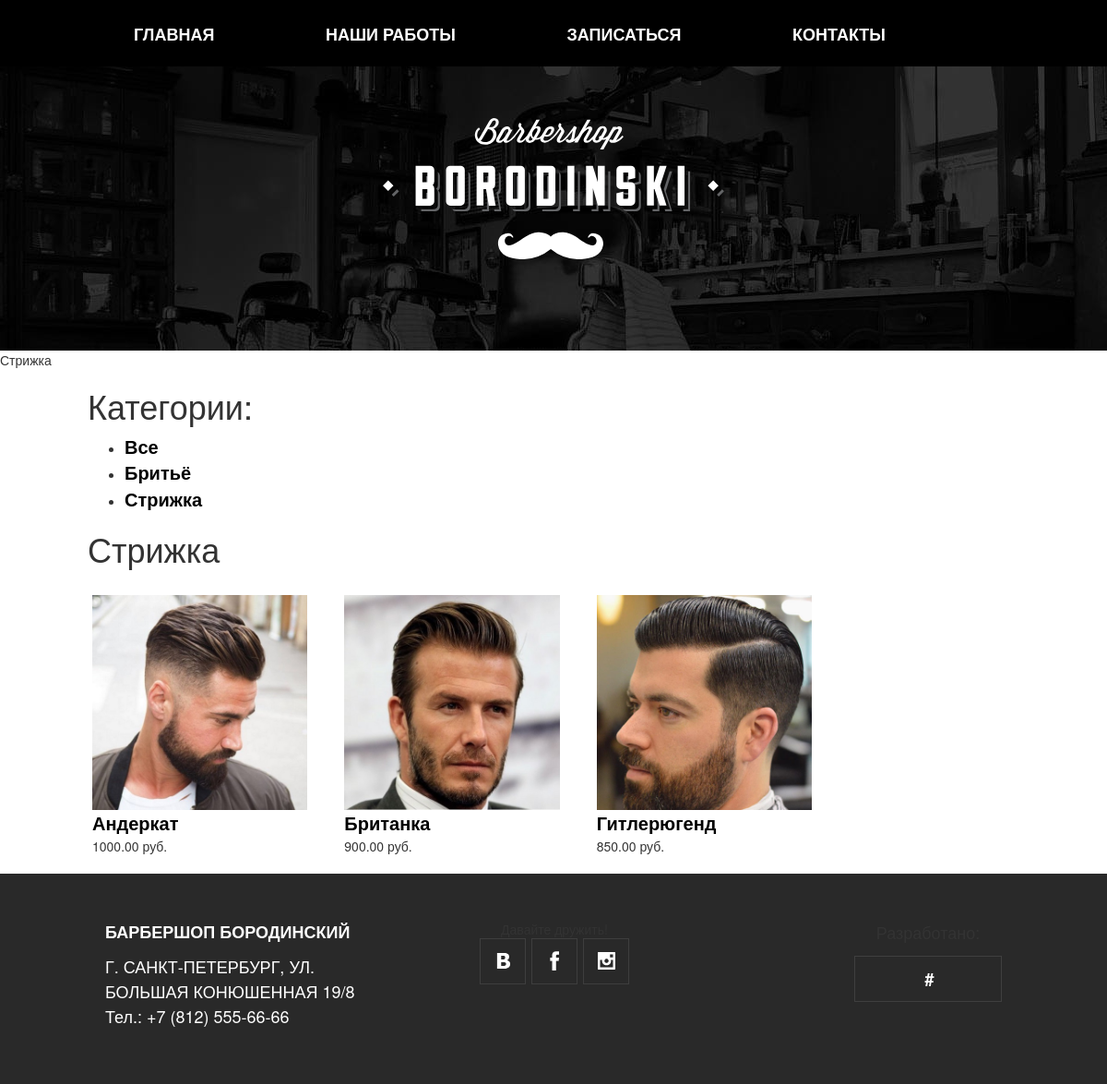
Page /work/strizhka/ on the committed database.
### work/models.py (models this page shows, shortened)
class Category(models.Model):
    name = models.CharField(max_length=200, db_index=True, verbose_name='Имя')
    slug = models.SlugField(max_length=200, db_index=True, unique=True)
    class Meta:
        ordering = ['name']
        verbose_name = 'Категория'
        verbose_name_plural = 'Категории'
    def get_absolute_url(self):
        return reverse('work:ProductListByCategory', args=[self.slug])

class Product(models.Model):
    category = models.ForeignKey(Category, related_name='products', verbose_name="Категория", on_delete=models.PROTECT)
    name = models.CharField(max_length=200, db_index=True, verbose_name="Название")
    slug = models.SlugField(max_length=200, db_index=True)
    image = models.ImageField(upload_to='products/%Y/%m/%d/', blank=True, verbose_name="Изображение товара")
    description = models.TextField(blank=True, verbose_name="Описание")
    price = models.DecimalField(max_digits=10, decimal_places=2, verbose_name="Цена")
    class Meta:
        ordering = ['name']
        index_together = [
            ['id', 'slug']
        ]
        verbose_name = 'Услуга'
        verbose_name_plural = 'Услуга'
    def get_absolute_url(self):
        return reverse('work:ProductDetail', args=[self.id, self.slug])

### work/views.py (the view)
# urls.py: url(r'^(?P<category_slug>[-\w]+)/$', views.ProductList, name='ProductListByCategory'),
def ProductList(request, category_slug=None):
    category = None
    categories = Category.objects.all()
    products = Product.objects.filter()
    if category_slug:
        category = get_object_or_404(Category, slug=category_slug)
        products = products.filter(category=category)
    return render(request, 'work/list.html', {
        'category': category,
        'categories': categories,
        'products': products
    })

### work/templates/work/list.html (shortened to what this page needs)
{% load static %}
<!DOCTYPE html>
<html lang="ru">
<head>
    <link href="{% static 'css/style3.min.css' %}" rel="stylesheet">
</head>
<body>
<header class="page-header">
    <div class="page-header__logo  page-header__logo--inner-page">
    <picture>
            <source media="(min-width: 1200px)" srcset= "{% static 'img/logotype-desktop.svg' %}">
            <source media="(min-width: 768px)" srcset= "{% static 'img/logotype-tablet.svg' %}">
            <img src="{% static 'img/logotype-mobile.svg' %}" width="370" height="153" alt="Барбершоп «Бородинский»">
    </picture>
    </div>
    <nav class="main-nav  main-nav--closed  main-nav--nojs">
        <div class="main-nav__wrapper">
            <ul class="main-nav__items">
                <li class="main-nav__item"><a href="../">Главная</a></li>
                <li class="main-nav__item  main-nav__item--active"><a>Наши работы</a></li>
                <li class="main-nav__item"><a href="{% url 'page_contact' %}">Записаться</a></li>
                <li class="main-nav__item"><a href="#">Контакты</a></li>
            </ul>
        </div>
    </nav>
</header>
{% block title %}
  {% if category %} {{ category.name }} {% endif %}
{% endblock %}
{% block content %}
  <div id="sidebar" class="col-sm-3">
    <h1>Категории:</h1>
    <ul>
      <li {% if not category %} class="selected" {% endif %}>
        <a class="qqq" href="{% url "work:ProductList" %}"> Все </a>
      </li>
      {% for cat in categories %}
        <li {% if category.slug == cat.slug %} class="selected" {% endif %}>
          <a class="qqq" href="{{ cat.get_absolute_url }}">{{ cat.name }}</a>
        </li>
      {% endfor %}
    </ul>
  </div>
  <div id="main" class="product_list col-sm-9">
    <h1>{% if category %}{{ category.name }}{% else %}Услуги:{% endif %}</h1>
    <div class="items row">
      {% for product in products %}
        <div class="item col-sm-4">
          <a href="{{ product.get_absolute_url }}">
            <img src="{% if product.image %}{{ product.image.url }}{% else %}{% static "img/no-image.jpg"%}{% endif %}" class="img-responsive">
          </a>
          <a class="qqq" href="{{ product.get_absolute_url }}">{{ product.name }}</a><br>
          {{ product.price }} руб.
        </div>
      {% endfor %}
    </div>
  </div>
{% endblock %}
<footer class="page-footer">
    <div class="page-footer__wrapper">
        <p class="page-footer__contacts">
            <b>Барбершоп Бородинский</b>
			<a class="btn" >г. Санкт-Петербург, ул. Большая Конюшенная 19/8<br>
            <a class="btn" href="tel:+78125556666">
                <span class="page-footer__phone-show">Тел.:</span> +7 (812) 555-66-66
            </a>
        </p>
        <p class="page-footer__social">
            <span class="page-footer__social-titleclass="btn"">Давайте дружить!</span>
            <span class="social-links">
            <a class="social-link  social-link--vk" href="#">Мы в Вконтакте</a>
            <a class="social-link  social-link--fb" href="#">Мы в Фейсбуке</a>
            <a class="social-link  social-link--ig" href="#">Мы в Инстаграме</a>
      </span>
        </p>
        <p class="page-footer__copyright">
            <a class="btn" href="#">#</a>
        </p>
    </div>
</footer>

### work/templates/work/list.html (style rules this page uses)
.col-sm-4 { border: 4px; background: #FFFFFF; padding: 20px; }
.product_list { border-left: 80px solid #FFFFFF; }
.col-sm-3 { border-left: 80px solid #FFFFFF; }
.qqq { font-size: 20px; font-weight: 600; font-color: #FFFFFF; }
A { color: black; }

### rows in the picture
Category: name "Стрижка"
Category: name "Бритьё"
Product: image (picture), name "Андеркат", price "1000.00"
Product: image (picture), name "Британка", price "900.00"
Product: image (picture), name "Гитлерюгенд", price "850.00"
